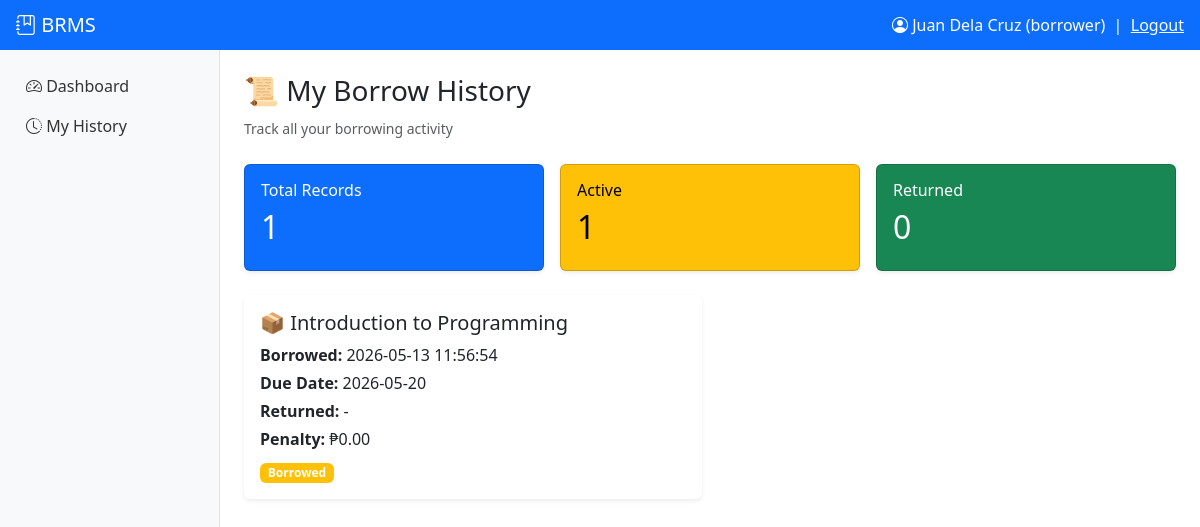
Screenshot of /user/history.php (signed in) with the database file from the repository.
### tables this page shows
CREATE TABLE borrow_records (
    record_id INT AUTO_INCREMENT PRIMARY KEY,
    user_id INT NOT NULL,
    item_id INT NOT NULL,
    borrow_date DATETIME NOT NULL DEFAULT CURRENT_TIMESTAMP,
    due_date DATE NOT NULL,
    return_date DATETIME NULL,
    status ENUM('borrowed','returned','overdue') NOT NULL DEFAULT 'borrowed',
    penalty DECIMAL(8,2) DEFAULT 0,
    FOREIGN KEY (user_id) REFERENCES users(user_id) ON DELETE CASCADE,
    FOREIGN KEY (item_id) REFERENCES items(item_id) ON DELETE CASCADE
);

CREATE TABLE items (
    item_id INT AUTO_INCREMENT PRIMARY KEY,
    item_code VARCHAR(30) UNIQUE NOT NULL,
    item_name VARCHAR(100) NOT NULL,
    category VARCHAR(50),
    quantity INT NOT NULL DEFAULT 0,
    description TEXT,
    created_at TIMESTAMP DEFAULT CURRENT_TIMESTAMP
);

### includes/functions.php (called while the page is built, shortened)
<?php
function e($s){ return htmlspecialchars($s ?? '', ENT_QUOTES, 'UTF-8'); }

### user/history.php (the view, shortened to what this page needs)
<?php
require_once __DIR__.'/../includes/db.php';
require_once __DIR__.'/../includes/functions.php';
$uid = (int)$_SESSION['user_id'];
$rows = $conn->query("
    SELECT br.*, i.item_name
    FROM borrow_records br
    JOIN items i ON i.item_id = br.item_id
    WHERE br.user_id = $uid
    ORDER BY br.record_id DESC
");
$total = $conn->query("SELECT COUNT(*) c FROM borrow_records WHERE user_id=$uid")->fetch_assoc()['c'];
$active = $conn->query("SELECT COUNT(*) c FROM borrow_records WHERE user_id=$uid AND status='borrowed'")->fetch_assoc()['c'];
$returned = $conn->query("SELECT COUNT(*) c FROM borrow_records WHERE user_id=$uid AND status='returned'")->fetch_assoc()['c'];
include __DIR__.'/../includes/header.php';
?>
<div class="mb-4">
    <h3>📜 My Borrow History</h3>
    <small class="text-muted">Track all your borrowing activity</small>
</div>
<div class="row g-3 mb-4">
    <div class="col-md-4">
        <div class="card text-bg-primary shadow-sm">
            <div class="card-body">
                <h6>Total Records</h6>
                <h2><?= $total ?></h2>
            </div>
        </div>
    </div>
    <div class="col-md-4">
        <div class="card text-bg-warning shadow-sm">
            <div class="card-body">
                <h6>Active</h6>
                <h2><?= $active ?></h2>
            </div>
        </div>
    </div>
    <div class="col-md-4">
        <div class="card text-bg-success shadow-sm">
            <div class="card-body">
                <h6>Returned</h6>
                <h2><?= $returned ?></h2>
            </div>
        </div>
    </div>
</div>
<div class="row g-3">
<?php while($r = $rows->fetch_assoc()): ?>
<?php
$color = [
    'borrowed' => 'warning',
    'returned' => 'success',
    'overdue'  => 'danger'
][$r['status']] ?? 'secondary';
?>
<div class="col-md-6">
    <div class="card shadow-sm border-0">
        <div class="card-body">
            <h5>📦 <?= e($r['item_name']) ?></h5>
            <p class="mb-1">
                <b>Borrowed:</b> <?= $r['borrow_date'] ?>
            </p>
            <p class="mb-1">
                <b>Due Date:</b> <?= $r['due_date'] ?>
            </p>
            <p class="mb-1">
                <b>Returned:</b> <?= $r['return_date'] ?? '-' ?>
            </p>
            <p class="mb-2">
                <b>Penalty:</b> ₱<?= number_format($r['penalty'],2) ?>
            </p>
            <span class="badge bg-<?= $color ?>">
                <?= ucfirst($r['status']) ?>
            </span>
        </div>
    </div>
</div>
<?php endwhile; ?>
</div>
<?php include __DIR__.'/../includes/footer.php'; ?>

### rows the page displays
borrow_records: item.item_name "Introduction to Programming", borrow_date "2026-05-13 11:56:54", due_date "2026-05-20", return_date "-", penalty "0.00", status "Borrowed"

### other values shown
$u['name'] "Juan Dela Cruz"
$u['role'] "borrower"
$total "1"
$active "1"
$returned "0"
